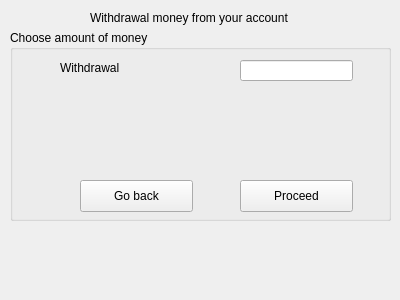
<?xml version="1.0" encoding="UTF-8"?>
<ui version="4.0">
 <class>WithdrawalForm</class>
 <widget class="QWidget" name="WithdrawalForm">
  <property name="geometry">
   <rect>
    <x>0</x>
    <y>0</y>
    <width>400</width>
    <height>300</height>
   </rect>
  </property>
  <property name="windowTitle">
   <string>Form</string>
  </property>
  <widget class="QLabel" name="label">
   <property name="geometry">
    <rect>
     <x>90</x>
     <y>10</y>
     <width>241</width>
     <height>16</height>
    </rect>
   </property>
   <property name="text">
    <string>Withdrawal money from your account</string>
   </property>
  </widget>
  <widget class="QGroupBox" name="groupBox">
   <property name="geometry">
    <rect>
     <x>10</x>
     <y>30</y>
     <width>381</width>
     <height>191</height>
    </rect>
   </property>
   <property name="title">
    <string>Choose amount of money</string>
   </property>
   <widget class="QLineEdit" name="lineEdit">
    <property name="geometry">
     <rect>
      <x>230</x>
      <y>30</y>
      <width>113</width>
      <height>21</height>
     </rect>
    </property>
    <property name="text">
     <string/>
    </property>
   </widget>
   <widget class="QLabel" name="label_2">
    <property name="geometry">
     <rect>
      <x>50</x>
      <y>30</y>
      <width>131</width>
      <height>16</height>
     </rect>
    </property>
    <property name="text">
     <string>Withdrawal</string>
    </property>
   </widget>
   <widget class="QPushButton" name="proceed">
    <property name="geometry">
     <rect>
      <x>230</x>
      <y>150</y>
      <width>113</width>
      <height>32</height>
     </rect>
    </property>
    <property name="text">
     <string>Proceed</string>
    </property>
   </widget>
   <widget class="QPushButton" name="goBack">
    <property name="geometry">
     <rect>
      <x>70</x>
      <y>150</y>
      <width>113</width>
      <height>32</height>
     </rect>
    </property>
    <property name="text">
     <string>Go back</string>
    </property>
   </widget>
  </widget>
 </widget>
 <resources/>
 <connections/>
</ui>
